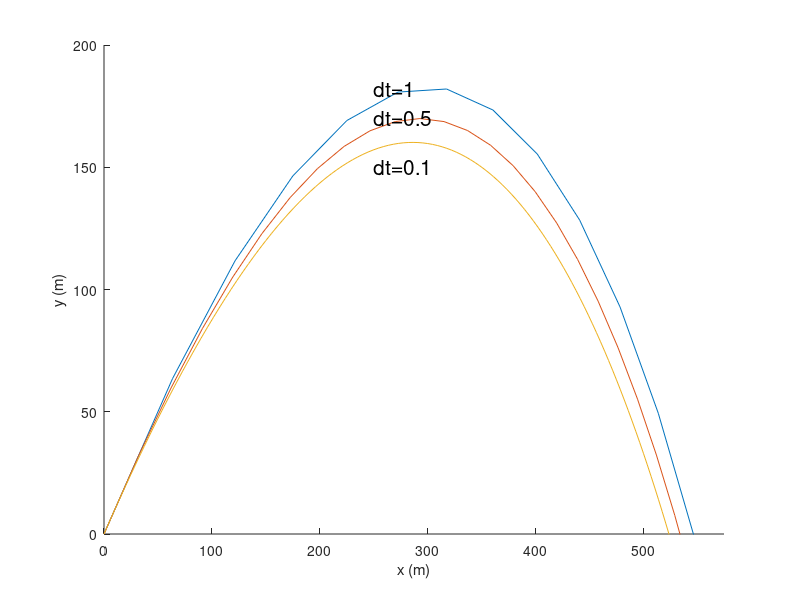

Source code (MATLAB):
clear all;
clc;
a=pi/4;
b=0.001;
dt(1)=1;
dt(2)=0.5;
dt(3)=0.1;
g=9.8;
vx=90*cos(a);
vy=90*sin(a);
x1(1)=0;
y1(1)=0;
x2(1)=0;
y2(1)=0;
x3(1)=0;
y3(1)=0;
hold on;
axis([0,575,0,200]);
for i=1:1:100000
    v(i)=sqrt(vx(i)^2+vy(i)^2);
    vx(i+1)=vx(i)-b*v(i)*vx(i)*dt(1);
    vy(i+1)=vy(i)-(g+b*v(i)*vy(i))*dt(1);
    x1(i+1)=x1(i)+vx(i)*dt(1);
    y1(i+1)=y1(i)+vy(i)*dt(1);
    if y1(i)<0;
        break;
    end
end
plot(x1,y1);
for i=1:1:100000
    v(i)=sqrt(vx(i)^2+vy(i)^2);
    vx(i+1)=vx(i)-b*v(i)*vx(i)*dt(2);
    vy(i+1)=vy(i)-(g+b*v(i)*vy(i))*dt(2);
    x2(i+1)=x2(i)+vx(i)*dt(2);
    y2(i+1)=y2(i)+vy(i)*dt(2);
    if y2(i)<0;
        break;
    end
end
plot(x2,y2);
for i=1:1:100000
    v(i)=sqrt(vx(i)^2+vy(i)^2);
    vx(i+1)=vx(i)-b*v(i)*vx(i)*dt(3);
    vy(i+1)=vy(i)-(g+b*v(i)*vy(i))*dt(3);
    x3(i+1)=x3(i)+vx(i)*dt(3);
    y3(i+1)=y3(i)+vy(i)*dt(3);
    if y3(i)<0;
        break;
    end
end
plot(x3,y3);
txt1 = text(250,150,'dt=0.1','fontsize',15);
txt2 = text(250,170,'dt=0.5','fontsize',15);
txt3 = text(250,182,'dt=1','fontsize',15);
xlabel('x (m)');
ylabel('y (m)');